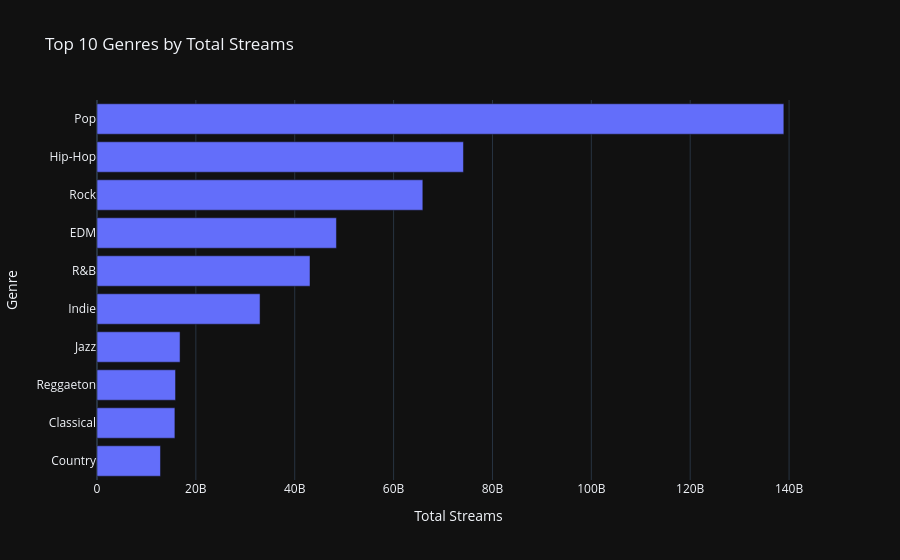

Notebook source saved alongside this figure:
### Markdown cell above
##### Chart 2 — Top 10 Genres by Total Streams

### Code cell
genre_streams = (
    df.groupby('genre', as_index=False)['stream_count']
      .sum()
      .nlargest(10, 'stream_count')
      .sort_values('stream_count')
)

fig2 = px.bar(
    genre_streams,
    x='stream_count',
    y='genre',
    orientation='h',
    title='Top 10 Genres by Total Streams',
    labels={
        'stream_count': 'Total Streams',
        'genre': 'Genre'
    },
    template='plotly_dark'
)

fig2.show()

### Figure 1 — Plotly figure (JSON) as saved in the notebook; plotly's stock layout.template omitted (floating-point values rounded to 4 significant figures)
{"data": [{"hovertemplate": "Total Streams=%{x}<br>Genre=%{y}<extra></extra>", "legendgroup": "", "marker": {"color": "#636efa", "pattern": {"shape": ""}}, "name": "", "orientation": "h", "showlegend": false, "textposition": "auto", "type": "bar", "x": [12840000000.0, 15760000000.0, 15890000000.0, 16800000000.0, 32990000000.0, 43090000000.0, 48440000000.0, 65910000000.0, 74140000000.0, 138900000000.0], "xaxis": "x", "y": ["Country", "Classical", "Reggaeton", "Jazz", "Indie", "R&B", "EDM", "Rock", "Hip-Hop", "Pop"], "yaxis": "y"}], "layout": {"barmode": "relative", "legend": {"tracegroupgap": 0}, "title": {"text": "Top 10 Genres by Total Streams"}, "xaxis": {"anchor": "y", "domain": [0, 1], "title": {"text": "Total Streams"}}, "yaxis": {"anchor": "x", "domain": [0, 1], "title": {"text": "Genre"}}}}
